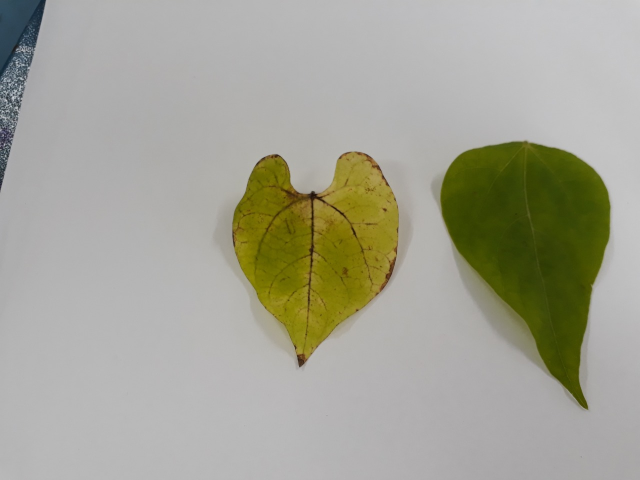
#> input picture REO02/trabalho.jpeg, 1280 x 960 px (shown at 1/2 size)
$ python REO2.py
#> lines starting #> are read from the running program, lines starting #| are printed output that depends on the picture; after the words box and inside, x2 and y2 are one past the last pixel; in counts of white or black regions, pixels touching at a corner belong together
######  APRESENTAÇÃO REO2   #####
########################################################################################################################
# DATA: 27/07/2020
# DISCIPLINA: VISÃO COMPUTACIONAL NO MELHORAMENTO DE PLANTAS
# PROFESSOR: VINÍCIUS QUINTÃO CARNEIRO
# ALUNOS:
# CAROLINE MARCELA DA SILVA
# EWERTON LÉLYS RESENDE
# MARIANA ANDRADE DIAS
# THIAGO TAVARES BOTELHO

########################################################################################################################

# Pacotes utilizados- Importar

import cv2 # Importa o pacote opencv
import numpy as np # Importa o pacote numpy
from matplotlib import pyplot as plt # Importa o pacote matplotlib

########################################################################################################################

print('-='*50)
print('Exercício 01: Selecione uma imagem a ser utilizada no trabalho prático e realize os seguintes processos '
      'utilizando o pacote OPENCV do Python')
print('-='*50)
print('01.a) Apresente a imagem e as informações de número de linhas e colunas; número de canais e número total de pixels')
print('')

arquivo = ("trabalho.jpeg")                                 #criei uma variável para receber meu arquivo;
imagem = cv2.imread(arquivo,1)                              #função de leitura do opencv, como argumento, usa a variável e 1 para carregar a imagens coloridas;
#> imagem is the input picture: shape (960, 1280, 3); mean B, G, R 149.6, 163.5, 163.9
print(imagem)                                               #vai imprimir a imagem na forma de matriz.
#> (printed output is left out)

plt.figure('Imagem original')                               #cria uma figura com a imagem original, e posteriormante vamos usar para delimitar a área do recorte.
plt.imshow(imagem)                                          #função própria para apresentar a imagem a partir do arquivo matricial.
plt.title("Imagem original")
plt.show()

nl,nc,canais = np.shape(imagem)                             #informações sobre a dimensão da matriz,a partir da função shape do numpy;
print('Número de linhas: ' + str(nl))                       #altura da imagem;
#| Número de linhas: 960
print('Número de colunas: ' + str(nc))                      #largura da imagem;
#| Número de colunas: 1280
print('Número de canais: ' + str(canais))                   #diferentes intensidades contidas em cada pixel.
#| Número de canais: 3
numero_pixels=nl*nc
print('O número de pixels é:'+ str(numero_pixels))          #cada posição da matriz, corresponde a um pixel.
#| O número de pixels é:1228800
print('-='*50)
print('')

print('01.b) Faça um recorte da imagem para obter somente a área de interesse. Utilize esta imagem para a solução das '
      'próximas alternativas')
print('')

img_recorte = imagem[250:810,395:860]                       #variável que vai receber a imagem cortada e as dimensões de linha e coluna do corte;

plt.figure('Imagem recortada')                              #nova figura, agora com a imagem cortada.
plt.imshow(img_recorte)
plt.title("Imagem recortada")
plt.show()
print('-='*50)
print('')

print('01.c) Converta a imagem colorida para uma de escala de cinza (intensidade) e a apresente utilizando os mapas de'
      ' cores “Escala de Cinza” e “JET”')

# Todas em uma única figura
img_rgb = cv2.cvtColor(img_recorte, cv2.COLOR_BGR2RGB)      #converter a nossa imagem BGR para RBG, criando uma nova variável

plt.figure('Imagens')
plt.subplot(221)                                            #plotar diferentes figuras em uma imagem
plt.imshow(imagem)
plt.title("BGR")                                            #primeiro, imagem original
plt.xticks([]) # Eliminar o eixo X                          #eliminar a marcação dos eixos
plt.yticks([])  # #liminar o eixo y
plt.colorbar(orientation='horizontal')                      #colocar a barra de cor na horizontal

plt.subplot(222)
plt.imshow(img_rgb)
plt.title("RGB")                                            #no segundo quadrante, imagem rgb, cortada
plt.xticks([]) # Eliminar o eixo X
plt.yticks([])  # #liminar o eixo y
plt.colorbar(orientation='horizontal')

img_cinza = cv2.cvtColor(img_recorte,cv2.COLOR_BGR2GRAY)    #imagem em escala de cinza. Criamos uma variável e realizamos a conversão do RGB para o green
plt.subplot(223)
plt.imshow(img_cinza, cmap = 'gray')
plt.title("Escala de Cinza")
plt.xticks([]) # Eliminar o eixo X
plt.yticks([])  # #liminar o eixo y
plt.colorbar(orientation='horizontal')

plt.subplot(224)
plt.imshow(img_cinza, cmap = 'jet')
plt.title("JET")                                            #imagem na escala jet
plt.xticks([]) # Eliminar o eixo X
plt.yticks([])  # #liminar o eixo y
plt.colorbar(orientation='horizontal')
plt.show()                                                  #apresenta o resultado na tela
print('-='*50)
print('')

print('01.D) Apresente a imagem em escala de cinza e o seu respectivo histograma; Relacione o histograma e a imagem.')
print('')

histograma = cv2.calcHist([img_cinza],[0],None,[256],[0,256]) #construir histograma, parâmetros: imagem, número de canais, presença de mascaras, numero e intervalo de pontos.
#> histograma = 256 values, max 20079 at index 178, min 0 at index 0, mean 1017.2
print(histograma)
#> (printed output is left out)

plt.subplot(1,2,1)                                            #construir a figura com a imagem e o histograma juntos
plt.imshow(img_cinza, cmap="gray")                            #mapa de cor "gray" delimita entre o preto e o branco, da imagem
plt.title("Imagem")

plt.subplot(1,2,2)
plt.plot(histograma, color='black')
plt.title("Histograma")
plt.xlabel("Valores de Pixels")
plt.ylabel("Número de Pixels")

plt.show()
print('-='*50)
print('')

print('01.E) Utilizando a imagem em escala de cinza (intensidade) realize a segmentação da imagem de modo a remover o '
      'fundo da imagem utilizando um limiar manual e o limiar obtido pela técnica de Otsu. Nesta questão apresente o '
      'histograma com marcação dos limiares utilizados, a imagem limiarizada (binarizada) e a imagem colorida final '
      'obtida da segmentação. Explique resultados.')
print('')

######Limiarização Manual#######

limiar_cinza = 155

(L, img_limiar) = cv2.threshold(img_cinza,limiar_cinza,255,cv2.THRESH_BINARY)  #função para fazer a limiarização manual, escolhendo um limiar;
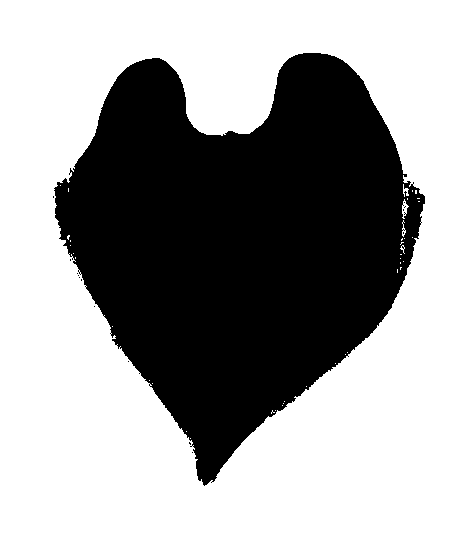
#> img_limiar: shape (560, 465); 62.9% white; 15 black regions (14 under 20 px), largest, box (x1, y1, x2, y2) and area: (54, 53, 425, 486) 96555
#> L = 155

(L, img_limiar_inv) = cv2.threshold(img_cinza,limiar_cinza,255,cv2.THRESH_BINARY_INV)  #vai inverter, abaixo do limiar recebe 255 e acima do limiar recebe 0, vai inverter a imagem

img_segmentada = cv2.bitwise_and(img_rgb,img_rgb,mask=img_limiar_inv)

print('Limiar: ' + str(L))
#| Limiar: 155.0

# Apresentar figuras

plt.figure('Thresholding')
plt.subplot(2,2,1)
plt.imshow(img_segmentada)                                                    #imagem rgb segmentada
plt.title('Segmentada RGB')

plt.subplot(2,2,2)
plt.plot(histograma,color = 'black')                                         #histograma
plt.axvline(x=limiar_cinza,color = 'r')                                      #linha na vertical que indica posição do limiar, limiar-cinza=155 e cor da linha, vermelho;
plt.title("Histograma - Cinza")
plt.xlim([0,256])                                                            #variação do eixo x
plt.xlabel("Valores Pixels")
plt.ylabel("Número de Pixels")

plt.subplot(2,2,3)
plt.imshow(img_limiar,cmap='gray')                                          #imagem limiarizada
plt.title('Binário - L: ' + str(limiar_cinza))

plt.subplot(2,2,4)
plt.imshow(img_limiar_inv,cmap='gray')                                      #imagem limiarizada
plt.title('Binário Invertido: L: ' + str(limiar_cinza))

plt.show()

#####Limiarização OTSU#####

(L1, img_otsu) = cv2.threshold(img_cinza,0,255,cv2.THRESH_BINARY+cv2.THRESH_OTSU)
#> img_otsu: shape (560, 465); 64.9% white; 6 black regions (5 under 20 px), largest, box (x1, y1, x2, y2) and area: (69, 53, 403, 485) 91409
#> L1 = 142
(Linv, img_otsu_inv) = cv2.threshold(img_cinza,0,255,cv2.THRESH_BINARY_INV+cv2.THRESH_OTSU)
#> Linv = 142

img_segmentada_otsu = cv2.bitwise_and(img_rgb,img_rgb,mask=img_otsu_inv)
print(L1)
#| 142.0

# Apresentar figuras

plt.figure('Thresholding')
plt.subplot(2,2,1)
plt.imshow(img_segmentada_otsu)
plt.xticks([])
plt.yticks([])
plt.title('Segmentada RGB')

plt.subplot(2,2,2)
plt.plot(histograma,color = 'black')
plt.axvline(x=L,color = 'r')
plt.title("Histograma - Cinza")
plt.xlim([0,256])
plt.xlabel("Valores Pixels")
plt.ylabel("Número de Pixels")

plt.subplot(2,2,3)
plt.imshow(img_otsu,cmap='gray')
plt.title('OTSU - L: ' + str(L))
plt.xticks([])
plt.yticks([])

plt.subplot(2,2,4)
plt.imshow(img_otsu_inv,cmap='gray')
plt.title('OTSU - L inv: ' + str(L))
plt.xticks([])
plt.yticks([])

plt.show()
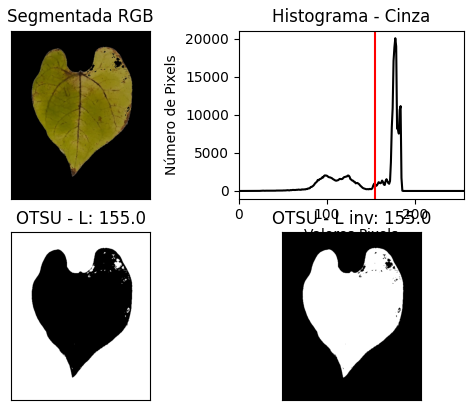
#> figure drawn by matplotlib, 4 panels; panel 2: curve peaks at x = 178, y = 20079
print('-='*50)
print('')

print('01.F) Apresente uma figura contento a imagem selecionada nos sistemas RGB, Lab, HSV e YCrCb.')
print('')

img_rgb = cv2.cvtColor(img_recorte,cv2.COLOR_BGR2RGB)
img_Lab = cv2.cvtColor(img_recorte,cv2.COLOR_BGR2Lab)
#> img_Lab: shape (560, 465, 3); mean of channels 0, 1, 2 162.1, 126.1, 146.6
img_HSV = cv2.cvtColor(img_recorte,cv2.COLOR_BGR2HSV)
#> img_HSV: shape (560, 465, 3); mean H, S, V 37.8, 83.2, 160.3
img_YCrCb = cv2.cvtColor(img_recorte,cv2.COLOR_BGR2YCR_CB)
#> img_YCrCb: shape (560, 465, 3); mean of channels 0, 1, 2 152.2, 133.9, 108.8

plt.figure('Sistemas de cores')
plt.subplot(2,2,1)
plt.imshow(img_rgb)
plt.title('RGB')

plt.subplot(2,2,2)
plt.imshow(img_Lab)
plt.title('Lab')

plt.subplot(2,2,3)
plt.imshow(img_HSV)
plt.title('HSV')

plt.subplot(2,2,4)
plt.imshow(img_YCrCb)
plt.title("YCrCb")

plt.show()
print('-='*50)
print('')

print('01.G) Apresente uma figura para cada um dos sistemas de cores (RGB, HSV, Lab e YCrCb) contendo a imagem de cada '
      'um dos canais e seus respectivos histogramas.')
print('')

##### RGB #####

# Histograma de imagem em escala de cinza
hist_r = cv2.calcHist([img_rgb],[0],None,[256],[0,256])
#> hist_r = 256 values, max 19571 at index 179, min 0 at index 0, mean 1017.2
hist_g = cv2.calcHist([img_rgb],[1],None,[256],[0,256])
#> hist_g = 256 values, max 19746 at index 177, min 0 at index 0, mean 1017.2
hist_b = cv2.calcHist([img_rgb],[2],None,[256],[0,256])
#> hist_b = 256 values, max 14056 at index 175, min 0 at index 187, mean 1017.2

# Apresentar imagens

plt.figure('IMAGEM')
plt.subplot(3,3,2)                                  #na posição 2, apresentar a imagem RGB;
plt.imshow(img_rgb,cmap="gray")
plt.title("RGB")

plt.subplot(3,3,4)
plt.imshow(img_rgb[:,:,0],cmap='gray')              #na posição 4, apresentar todas as linhas e colunas da matriz 0, que é do canal vermelho;
plt.title("R")

plt.subplot(3,3,7)
plt.plot(hist_r,color = 'r')                        #na posição 7, abaixo da figura do canal c, apresentar o histograma do canal vermelho;
plt.title("Histograma - R")
plt.xlim([0,256])
plt.xlabel("Valores Pixels")
plt.ylabel("Número de Pixels")

plt.subplot(3,3,5)
plt.imshow(img_rgb[:,:,1],cmap='gray')              #na posição 5, apresentar o canal verde da figura rgb;
plt.title("G")

plt.subplot(3,3,8)
plt.plot(hist_g,color = 'g')                        #histograma do canal verde;
plt.title("Histograma - G")
plt.xlim([0,256])
plt.xlabel("Valores Pixels")
plt.ylabel("Número de Pixels")

plt.subplot(3,3,6)
plt.imshow(img_rgb[:,:,2],cmap='gray')              #canal azul;
plt.title("B")

plt.subplot(3,3,9)
plt.plot(hist_b,color = 'blue')
plt.title("Histograma - B")                         #histograma canal azul.
plt.xlim([0,256])
plt.xlabel("Valores Pixels")
plt.ylabel("Número de Pixels")

plt.show()

##### HSV #####

# Histograma de imagem em escala de cinza
hist_H = cv2.calcHist([img_HSV],[0],None,[256],[0,256])
#> hist_H = 256 values, max 50607 at index 20, min 0 at index 1, mean 1017.2
hist_S = cv2.calcHist([img_HSV],[1],None,[256],[0,256])
#> hist_S = 256 values, max 48948 at index 4, min 0 at index 1, mean 1017.2
hist_V = cv2.calcHist([img_HSV],[2],None,[256],[0,256])
#> hist_V = 256 values, max 19647 at index 179, min 0 at index 0, mean 1017.2

# Apresentar imagens

plt.figure('IMAGEM')
plt.subplot(3,3,1)                                  #imagem RGB;
plt.imshow(img_rgb,cmap="gray")
plt.title("RGB")

plt.subplot(3,3,2)
plt.imshow(img_HSV,cmap="gray")                     #imagem HSV;
plt.title("HSV")

plt.subplot(3,3,4)
plt.imshow(img_HSV[:,:,0],cmap='gray')              #imagem canal H;
plt.title("H")

plt.subplot(3,3,7)
plt.plot(hist_H,color = 'black')                    #histograma canal H;
plt.title("Histograma - H")
plt.xlim([0,256])
plt.xlabel("Valores Pixels")
plt.ylabel("Número de Pixels")

plt.subplot(3,3,5)
plt.imshow(img_HSV[:,:,1],cmap='gray')              #imagem canal S;
plt.title("S")

plt.subplot(3,3,8)
plt.plot(hist_S,color = 'black')                    #histograma canal S;
plt.title("Histograma - S")
plt.xlim([0,256])
plt.xlabel("Valores Pixels")
plt.ylabel("Número de Pixels")

plt.subplot(3,3,6)
plt.imshow(img_HSV[:,:,2],cmap='gray')              #imagem canal V;
plt.title("V")

plt.subplot(3,3,9)
plt.plot(hist_V,color = 'black')                    #histograma canal V.
plt.title("Histograma - V")
plt.xlim([0,256])
plt.xlabel("Valores Pixels")
plt.ylabel("Número de Pixels")

plt.show()

##### Lab #####

# Histograma de imagem em escala de cinza
hist_L = cv2.calcHist([img_Lab],[0],None,[256],[0,256])
#> hist_L = 256 values, max 21146 at index 185, min 0 at index 0, mean 1017.2
hist_a = cv2.calcHist([img_Lab],[1],None,[256],[0,256])
#> hist_a = 256 values, max 110952 at index 128, min 0 at index 0, mean 1017.2
hist_b = cv2.calcHist([img_Lab],[2],None,[256],[0,256])
#> hist_b = 256 values, max 51220 at index 129, min 0 at index 0, mean 1017.2

# Apresentar imagens

plt.figure('IMAGEM')
plt.subplot(3,3,1)
plt.imshow(img_rgb,cmap="gray")                 #imagem RGB;
plt.title("RGB")

plt.subplot(3,3,2)
plt.imshow(img_Lab,cmap="gray")                 #imagem Lab;
plt.title("Lab")

plt.subplot(3,3,4)
plt.imshow(img_Lab[:,:,0],cmap='gray')          #imagem canal L do sistema Lab;
plt.title("L")

plt.subplot(3,3,7)
plt.plot(hist_L,color = 'black')                #histograma canal L- lab;
plt.title("Histograma - L")
plt.xlim([0,256])
plt.xlabel("Valores Pixels")
plt.ylabel("Número de Pixels")

plt.subplot(3,3,5)
plt.imshow(img_Lab[:,:,1],cmap='gray')           #imagem canal a do sistema Lab;
plt.title("a")

plt.subplot(3,3,8)
plt.plot(hist_a,color = 'black')                #histograma canal a- lab;
plt.title("Histograma - a")
plt.xlim([0,256])
plt.xlabel("Valores Pixels")
plt.ylabel("Número de Pixels")

plt.subplot(3,3,6)
plt.imshow(img_Lab[:,:,2],cmap='gray')           #imagem canal b do sistema Lab;
plt.title("b")

plt.subplot(3,3,9)
plt.plot(hist_b,color = 'black')                #histograma canal b- lab;
plt.title("Histograma - b")
plt.xlim([0,256])
plt.xlabel("Valores Pixels")
plt.ylabel("Número de Pixels")

plt.show()
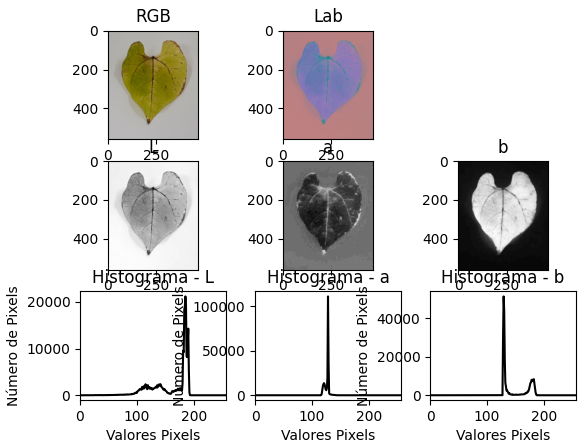
#> figure drawn by matplotlib, 8 panels; panel 4: curve peaks at x = 185, y = 21146; panel 6: curve peaks at x = 128, y = 110952; panel 8: curve peaks at x = 129, y = 51220

##### YCRCB #####

# Histograma de imagem em escala de cinza
hist_Y = cv2.calcHist([img_YCrCb],[0],None,[256],[0,256])
#> hist_Y has the same summary as histograma
hist_CR = cv2.calcHist([img_YCrCb],[1],None,[256],[0,256])
#> hist_CR = 256 values, max 129085 at index 129, min 0 at index 0, mean 1017.2
hist_CB = cv2.calcHist([img_YCrCb],[2],None,[256],[0,256])
#> hist_CB = 256 values, max 51220 at index 127, min 0 at index 0, mean 1017.2

# Apresentar imagens

plt.figure('IMAGEM')
plt.subplot(3,3,1)
plt.imshow(img_rgb,cmap="gray")                     #imagem RGB
plt.title("RGB")

plt.subplot(3,3,2)
plt.imshow(img_YCrCb,cmap="gray")                   #imagem YCrCo
plt.title("YCRCB")

plt.subplot(3,3,4)
plt.imshow(img_YCrCb[:,:,0],cmap='gray')            #imagem canal Y
plt.title("Y")

plt.subplot(3,3,7)
plt.plot(hist_Y,color = 'black')                    #histograma canal Y
plt.title("Histograma - Y")
plt.xlim([0,256])
plt.xlabel("Valores Pixels")
plt.ylabel("Número de Pixels")

plt.subplot(3,3,5)
plt.imshow(img_YCrCb[:,:,1],cmap='gray')             #imagem canal Cr
plt.title("CR")

plt.subplot(3,3,8)
plt.plot(hist_CR,color = 'black')                    #histograma canal Cr
plt.title("Histograma - CR")
plt.xlim([0,256])
plt.xlabel("Valores Pixels")
plt.ylabel("Número de Pixels")

plt.subplot(3,3,6)
plt.imshow(img_YCrCb[:,:,2],cmap='gray')            #imagem canal Co
plt.title("CB")

plt.subplot(3,3,9)
plt.plot(hist_CB,color = 'black')                    #histograma canal Co
plt.title("Histograma - CB")
plt.xlim([0,256])
plt.xlabel("Valores Pixels")
plt.ylabel("Número de Pixels")

plt.show()
print('-='*50)
print('')

print('01.H) h) Encontre o sistema de cor e o respectivo canal que propicie melhor segmentação da imagem de modo a '
      'remover o fundo da imagem utilizando limiar manual e limiar obtido pela técnica de Otsu. Nesta questão apresente'
      ' o histograma com marcação dos limiares utilizados, a imagem limiarizada (binarizada) e a imagem colorida final '
      'obtida da segmentação. Explique resultados e sua escolha pelo sistema de cor e canal utilizado na segmentação. '
      'Nesta questão apresente a imagem limiarizada (binarizada) e a imagem colorida final obtida da segmentação.')
print('')

#Para essa questão, notamos que a segmentação separa o fundo da folha, e não faz a distinção da lesão. Para isso, precisariamos fazer uma análise multisegmentar.
#Para segmentar o fundo, utilizamos o sistema HSV. E futuramente, quando formos tentar fazer tal segmentação composta, iremos utilizar o canal A do Lab, que permitiu boa diferenciação das lesões.

#Sistema de cores HSV

# Segmentação -Técnica Otsu

hist_H = cv2.calcHist([img_HSV],[0],None,[256],[0,256])           #histograma em escala de cinza
hist_S = cv2.calcHist([img_HSV],[1],None,[256],[0,256])
hist_V = cv2.calcHist([img_HSV],[2],None,[256],[0,256])

H,S,V = cv2.split(img_HSV)                                        # Partição dos canais
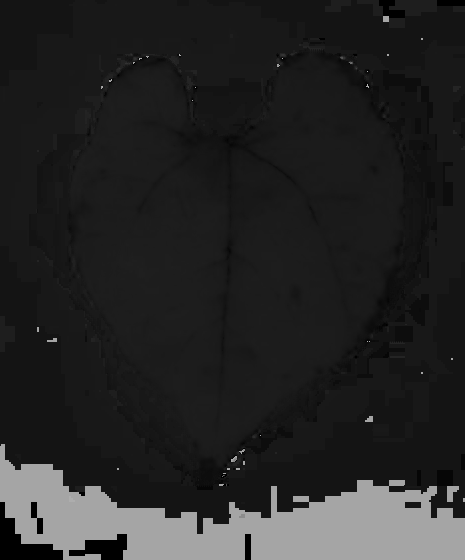
#> H: shape (560, 465); min 0, max 178, mean 37.8
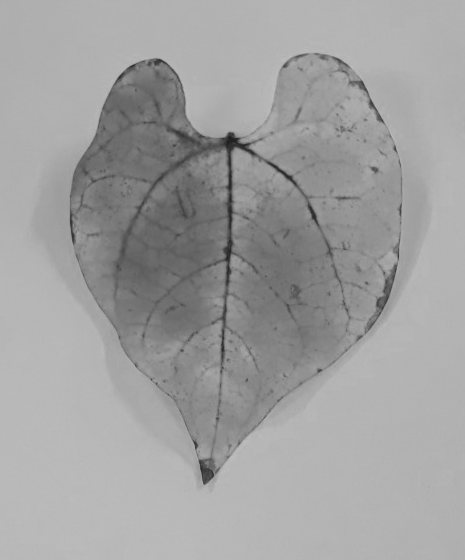
#> V: shape (560, 465); min 26, max 195, mean 160.3

hist_S = cv2.calcHist([S],[0], None, [256],[0,256])               # Histograma escala de cinza do canal S

##### Limiarização - Thresholding- OTSU #####
(L2, img_limiar) = cv2.threshold(S,0,255,cv2.THRESH_BINARY+cv2.THRESH_OTSU)
#> img_limiar: shape (560, 465); 35.1% white; 1 white region, box (x1, y1, x2, y2) and area: (70, 54, 402, 481) 91331
#> L2 = 114
img_segmentada1 = cv2.bitwise_and(img_rgb,img_rgb,mask=img_limiar)            # Obtendo imagem segmentada

# Apresentar figuras
plt.figure('OTSU')
plt.subplot(1,3,2)
plt.plot(hist_S,color = 'black')
plt.axvline(x=L2,color = 'r')
plt.title("Histograma - S")
plt.xlim([0,256])
plt.xlabel("Valores Pixels")
plt.ylabel("Número de Pixels")

plt.subplot(1,3,3)
plt.imshow(img_segmentada1)
plt.title('Segmentada - RGB')
plt.xticks([])
plt.yticks([])

plt.subplot(1,3,1)
plt.imshow(img_limiar,cmap = 'gray')
plt.title('Binarizada')
plt.xticks([])
plt.yticks([])

plt.show()
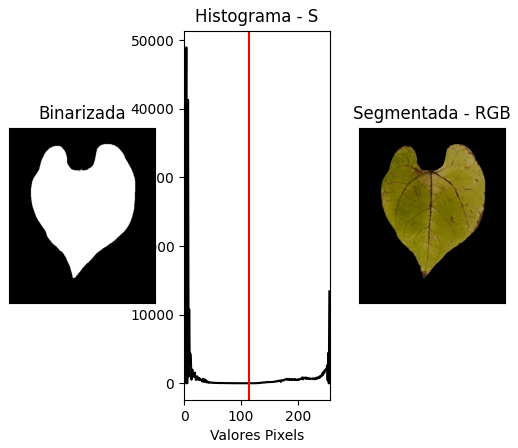
#> figure drawn by matplotlib, 3 panels; panel 1: curve peaks at x = 4, y = 48948
print('-='*50)
print('')

##### Segmentação Manual #####

img_HSV = cv2.cvtColor(img_recorte,cv2.COLOR_BGR2HSV)             # Conversão imagem

hist_H = cv2.calcHist([img_HSV],[0],None,[256],[0,256])           # Histograma de imagem em escala de cinza
hist_S = cv2.calcHist([img_HSV],[1],None,[256],[0,256])
hist_V = cv2.calcHist([img_HSV],[2],None,[256],[0,256])

H,S,V = cv2.split(img_HSV)                                        # Partição dos canais
hist_SM = cv2.calcHist([S],[0], None, [256],[0,256])              #histograma canal S
#> hist_SM has the same summary as hist_S

# Limiarização manual

limiar = 130
(L3, img_limiar_S) = cv2.threshold(S,limiar,255,cv2.THRESH_BINARY)
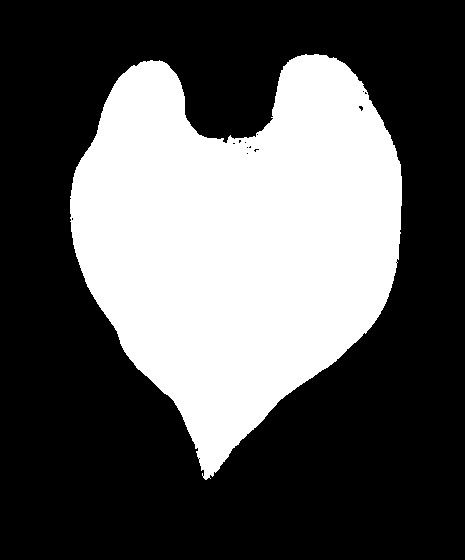
#> img_limiar_S: shape (560, 465); 34.9% white; 1 white region, box (x1, y1, x2, y2) and area: (70, 54, 402, 480) 90834
#> L3 = 130
img_segmentada2 = cv2.bitwise_and(img_rgb,img_rgb,mask=img_limiar_S)          # Obtendo imagem segmentada
#> (the rest of the program and of its run is left out)
